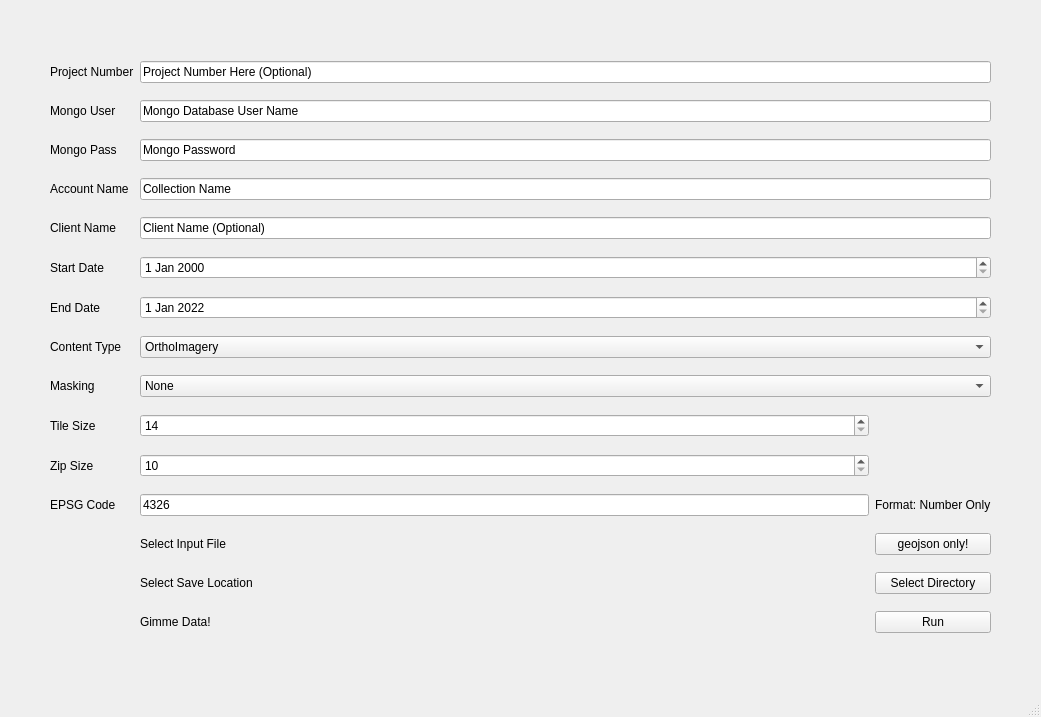
<?xml version="1.0" encoding="UTF-8"?>
<ui version="4.0">
 <class>MainWindow</class>
 <widget class="QMainWindow" name="MainWindow">
  <property name="geometry">
   <rect>
    <x>0</x>
    <y>0</y>
    <width>1041</width>
    <height>717</height>
   </rect>
  </property>
  <property name="windowTitle">
   <string>MainWindow</string>
  </property>
  <widget class="QWidget" name="centralwidget">
   <layout class="QGridLayout" name="gridLayout">
    <property name="leftMargin">
     <number>50</number>
    </property>
    <property name="topMargin">
     <number>50</number>
    </property>
    <property name="rightMargin">
     <number>50</number>
    </property>
    <property name="bottomMargin">
     <number>50</number>
    </property>
    <item row="8" column="1" colspan="2">
     <widget class="QComboBox" name="processing_method">
      <item>
       <property name="text">
        <string>None</string>
       </property>
      </item>
      <item>
       <property name="text">
        <string>mask</string>
       </property>
      </item>
      <item>
       <property name="text">
        <string>bounds</string>
       </property>
      </item>
     </widget>
    </item>
    <item row="5" column="1" colspan="2">
     <widget class="QDateEdit" name="start_date"/>
    </item>
    <item row="11" column="1">
     <widget class="QLineEdit" name="epsg_code">
      <property name="text">
       <string>4326</string>
      </property>
     </widget>
    </item>
    <item row="11" column="2">
     <widget class="QLabel" name="label_12">
      <property name="text">
       <string>Format: Number Only</string>
      </property>
     </widget>
    </item>
    <item row="7" column="1" colspan="2">
     <widget class="QComboBox" name="content_type">
      <item>
       <property name="text">
        <string>OrthoImagery</string>
       </property>
      </item>
     </widget>
    </item>
    <item row="11" column="0">
     <widget class="QLabel" name="label_11">
      <property name="text">
       <string>EPSG Code</string>
      </property>
     </widget>
    </item>
    <item row="0" column="1" colspan="2">
     <widget class="QLineEdit" name="project_number">
      <property name="text">
       <string>Project Number Here (Optional)</string>
      </property>
     </widget>
    </item>
    <item row="5" column="0">
     <widget class="QLabel" name="label_3">
      <property name="text">
       <string>Start Date</string>
      </property>
     </widget>
    </item>
    <item row="7" column="0">
     <widget class="QLabel" name="label_5">
      <property name="text">
       <string>Content Type</string>
      </property>
     </widget>
    </item>
    <item row="14" column="2">
     <widget class="QPushButton" name="button_run">
      <property name="text">
       <string>Run</string>
      </property>
     </widget>
    </item>
    <item row="6" column="0">
     <widget class="QLabel" name="label_4">
      <property name="text">
       <string>End Date</string>
      </property>
     </widget>
    </item>
    <item row="1" column="1" colspan="2">
     <widget class="QLineEdit" name="mongo_user">
      <property name="text">
       <string>Mongo Database User Name</string>
      </property>
     </widget>
    </item>
    <item row="9" column="1">
     <widget class="QSpinBox" name="tile_size">
      <property name="minimum">
       <number>14</number>
      </property>
      <property name="maximum">
       <number>21</number>
      </property>
     </widget>
    </item>
    <item row="6" column="1" colspan="2">
     <widget class="QDateEdit" name="end_date">
      <property name="dateTime">
       <datetime>
        <hour>0</hour>
        <minute>0</minute>
        <second>0</second>
        <year>2022</year>
        <month>1</month>
        <day>1</day>
       </datetime>
      </property>
     </widget>
    </item>
    <item row="10" column="1">
     <widget class="QSpinBox" name="zip_size">
      <property name="minimum">
       <number>10</number>
      </property>
      <property name="maximum">
       <number>16</number>
      </property>
     </widget>
    </item>
    <item row="3" column="0">
     <widget class="QLabel" name="label_13">
      <property name="text">
       <string>Account Name</string>
      </property>
     </widget>
    </item>
    <item row="0" column="0">
     <widget class="QLabel" name="label_6">
      <property name="text">
       <string>Project Number</string>
      </property>
     </widget>
    </item>
    <item row="1" column="0">
     <widget class="QLabel" name="label">
      <property name="text">
       <string>Mongo User</string>
      </property>
     </widget>
    </item>
    <item row="9" column="0">
     <widget class="QLabel" name="tilesizelabe">
      <property name="text">
       <string>Tile Size</string>
      </property>
     </widget>
    </item>
    <item row="12" column="1">
     <widget class="QLabel" name="label_7">
      <property name="text">
       <string>Select Input File</string>
      </property>
     </widget>
    </item>
    <item row="12" column="2">
     <widget class="QPushButton" name="button_file_input">
      <property name="text">
       <string>geojson only!</string>
      </property>
     </widget>
    </item>
    <item row="2" column="1" colspan="2">
     <widget class="QLineEdit" name="mongo_pass">
      <property name="text">
       <string>Mongo Password</string>
      </property>
     </widget>
    </item>
    <item row="14" column="1">
     <widget class="QLabel" name="label_9">
      <property name="text">
       <string>Gimme Data!</string>
      </property>
     </widget>
    </item>
    <item row="13" column="2">
     <widget class="QPushButton" name="button_save_location">
      <property name="text">
       <string>Select Directory</string>
      </property>
     </widget>
    </item>
    <item row="8" column="0">
     <widget class="QLabel" name="label_10">
      <property name="text">
       <string>Masking</string>
      </property>
     </widget>
    </item>
    <item row="10" column="0">
     <widget class="QLabel" name="zipsizelabel">
      <property name="text">
       <string>Zip Size</string>
      </property>
     </widget>
    </item>
    <item row="13" column="1">
     <widget class="QLabel" name="label_8">
      <property name="text">
       <string>Select Save Location</string>
      </property>
     </widget>
    </item>
    <item row="2" column="0">
     <widget class="QLabel" name="label_2">
      <property name="text">
       <string>Mongo Pass</string>
      </property>
     </widget>
    </item>
    <item row="3" column="1" colspan="2">
     <widget class="QLineEdit" name="collection_name">
      <property name="text">
       <string>Collection Name</string>
      </property>
     </widget>
    </item>
    <item row="4" column="0">
     <widget class="QLabel" name="label_14">
      <property name="text">
       <string>Client Name</string>
      </property>
     </widget>
    </item>
    <item row="4" column="1" colspan="2">
     <widget class="QLineEdit" name="client_name">
      <property name="text">
       <string>Client Name (Optional)</string>
      </property>
     </widget>
    </item>
   </layout>
  </widget>
  <widget class="QStatusBar" name="statusbar"/>
 </widget>
 <resources/>
 <connections/>
</ui>
